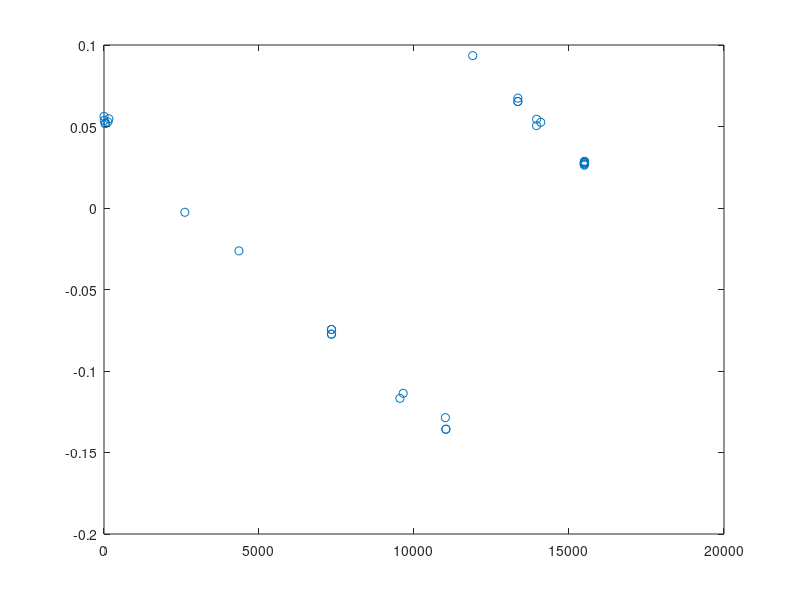

Reproduce this figure in MATLAB.
clear;clc;
%this program is designed for calculate o-c
ex = importdata('hjdmin.txt');
hjd = ex(:,1);
hjd0 = 2450053.4277;
T = 0.49188; n = length(hjd);
% for i = 1 : n
%     hjd_tmp(i) = hjd(i) - hjd0;
%     res(i) = mod(hjd_tmp(i),T);
% end
% for j = 1:n                %primary mininum
%     if res(j) <0.2500
%         E(j) = floor((hjd(j) -hjd0)./T);
%     end
%     
%     if res(j) > 0.2500  %secondary minimum
%         E(j) = floor((hjd(j) - hjd0)./T) + 0.5;
%     end
% end
% E = E';
for i = 1:n
    r(i) = (hjd(i) - hjd0)/T;
    inte(i) = round(r(i));
    deci(i) = r(i) - inte(i);
    if deci(i) >= 0.25
        E(i) = inte(i) + 0.5; disp('s')        
    elseif abs(deci(i)) < 0.25;
        E(i) = inte(i); disp('p')
    elseif deci(i) <= -0.25;
        E(i) = inte(i) -0.5; disp('s')
    end
end

%%
E = E';
p = polyfit(E,hjd,1);
xx = 0:0.01:E(n);
yy = polyval(p,xx);
%plot(E,hjd,'^',xx,yy)
cal = polyval(p,E);
% for k = 1:n
%     c(k) = hjd0 + T*E(k);
% end
omc = hjd - cal;
plot(E,omc,'o')
